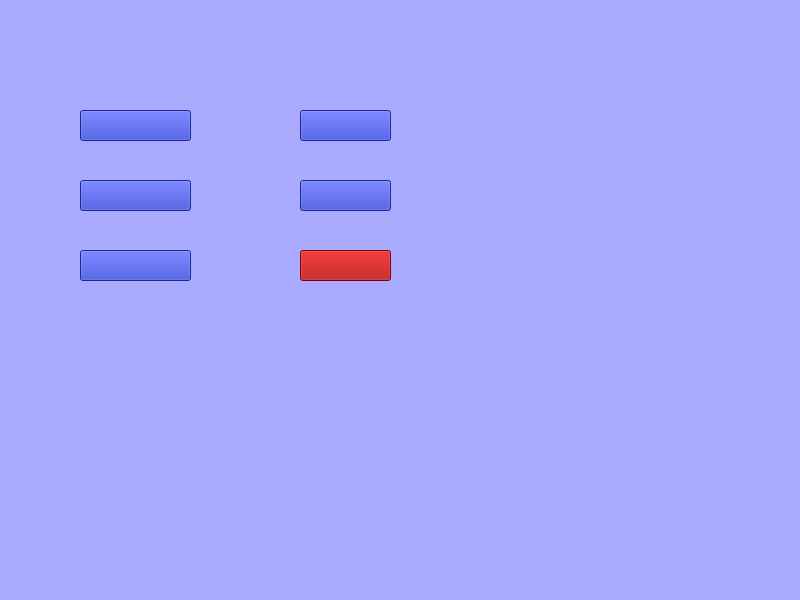
<?xml version="1.0" encoding="UTF-8"?>
<ui version="4.0">
 <class>MainWindow</class>
 <widget class="QMainWindow" name="MainWindow">
  <property name="geometry">
   <rect>
    <x>0</x>
    <y>0</y>
    <width>800</width>
    <height>600</height>
   </rect>
  </property>
  <property name="windowTitle">
   <string>MainWindow</string>
  </property>
  <property name="toolTip">
   <string notr="true">&lt;html&gt;&lt;head/&gt;&lt;body&gt;&lt;p align=&quot;center&quot;&gt;&lt;img src=&quot;:/newPrefix2/deposito.png&quot;/&gt;&lt;/p&gt;&lt;/body&gt;&lt;/html&gt;</string>
  </property>
  <property name="styleSheet">
   <string notr="true">background-color: rgb(170, 170, 255);</string>
  </property>
  <widget class="QWidget" name="centralwidget">
   <widget class="QLabel" name="label">
    <property name="geometry">
     <rect>
      <x>160</x>
      <y>0</y>
      <width>171</width>
      <height>61</height>
     </rect>
    </property>
    <property name="text">
     <string/>
    </property>
    <property name="pixmap">
     <pixmap resource="op.qrc">:/newPrefix/operacao.png</pixmap>
    </property>
    <property name="scaledContents">
     <bool>true</bool>
    </property>
   </widget>
   <widget class="QPushButton" name="pushButton">
    <property name="geometry">
     <rect>
      <x>80</x>
      <y>110</y>
      <width>111</width>
      <height>31</height>
     </rect>
    </property>
    <property name="styleSheet">
     <string notr="true">image: url(:/newPrefix2/deposito.png);
background-color: rgb(38, 54, 200);</string>
    </property>
    <property name="text">
     <string/>
    </property>
   </widget>
   <widget class="QPushButton" name="pushButton_2">
    <property name="geometry">
     <rect>
      <x>300</x>
      <y>110</y>
      <width>91</width>
      <height>31</height>
     </rect>
    </property>
    <property name="acceptDrops">
     <bool>true</bool>
    </property>
    <property name="styleSheet">
     <string notr="true">image: url(:/newPrefix/saque.png);
background-color: rgb(38, 54, 200);
</string>
    </property>
    <property name="text">
     <string/>
    </property>
   </widget>
   <widget class="QPushButton" name="pushButton_3">
    <property name="geometry">
     <rect>
      <x>80</x>
      <y>180</y>
      <width>111</width>
      <height>31</height>
     </rect>
    </property>
    <property name="styleSheet">
     <string notr="true">image: url(:/newPrefix/transferencia.png);
background-color: rgb(38, 54, 200);</string>
    </property>
    <property name="text">
     <string/>
    </property>
   </widget>
   <widget class="QPushButton" name="pushButton_4">
    <property name="geometry">
     <rect>
      <x>300</x>
      <y>180</y>
      <width>91</width>
      <height>31</height>
     </rect>
    </property>
    <property name="styleSheet">
     <string notr="true">image: url(:/newPrefix/extrato.png);
background-color: rgb(38, 54, 200);</string>
    </property>
    <property name="text">
     <string/>
    </property>
   </widget>
   <widget class="QPushButton" name="pushButton_5">
    <property name="geometry">
     <rect>
      <x>80</x>
      <y>250</y>
      <width>111</width>
      <height>31</height>
     </rect>
    </property>
    <property name="styleSheet">
     <string notr="true">image: url(:/newPrefix/historico.png);
background-color: rgb(38, 54, 200);</string>
    </property>
    <property name="text">
     <string/>
    </property>
   </widget>
   <widget class="QPushButton" name="pushButton_6">
    <property name="geometry">
     <rect>
      <x>300</x>
      <y>250</y>
      <width>91</width>
      <height>31</height>
     </rect>
    </property>
    <property name="styleSheet">
     <string notr="true">image: url(:/newPrefix/sair.png);
background-color: rgb(170, 0, 0);</string>
    </property>
    <property name="text">
     <string/>
    </property>
   </widget>
  </widget>
  <widget class="QMenuBar" name="menubar">
   <property name="geometry">
    <rect>
     <x>0</x>
     <y>0</y>
     <width>800</width>
     <height>21</height>
    </rect>
   </property>
  </widget>
  <widget class="QStatusBar" name="statusbar"/>
 </widget>
 <resources>
  <include location="op.qrc"/>
  <include location="dep.qrc"/>
 </resources>
 <connections/>
</ui>
